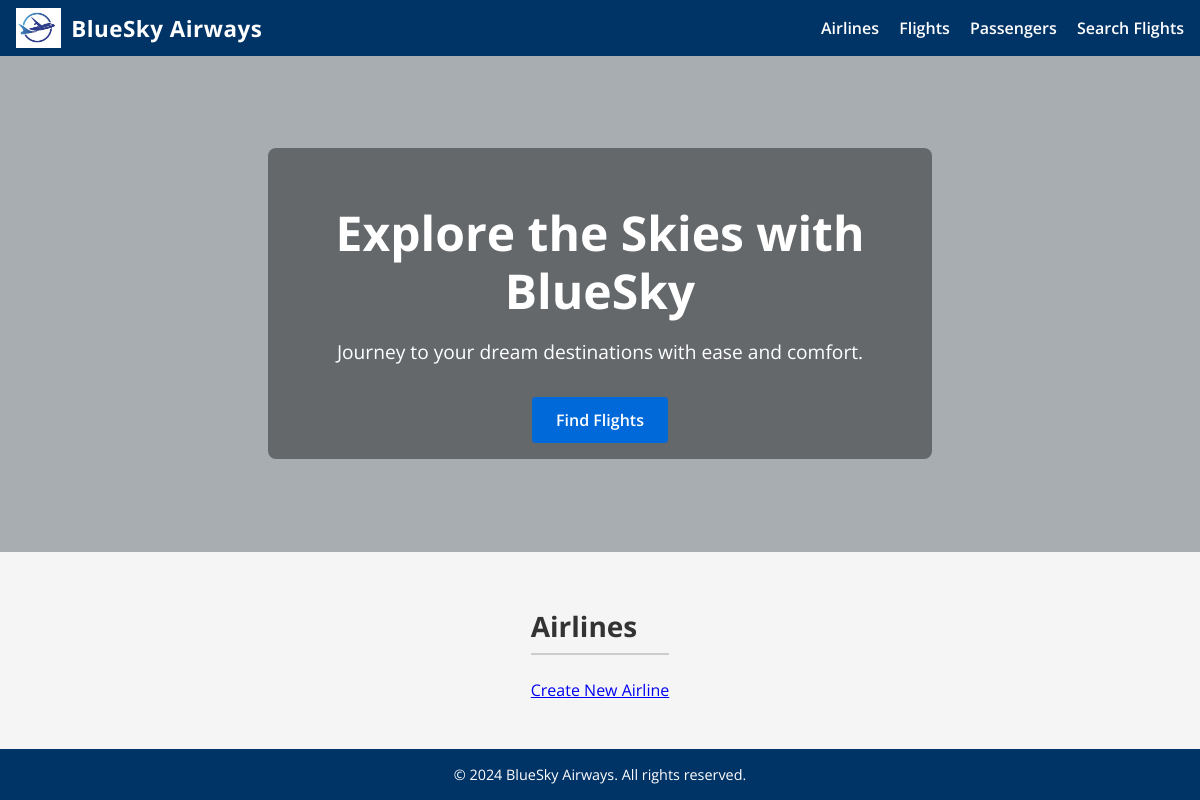
/final_project/airlines/, run on an earlier commit of the app's database.
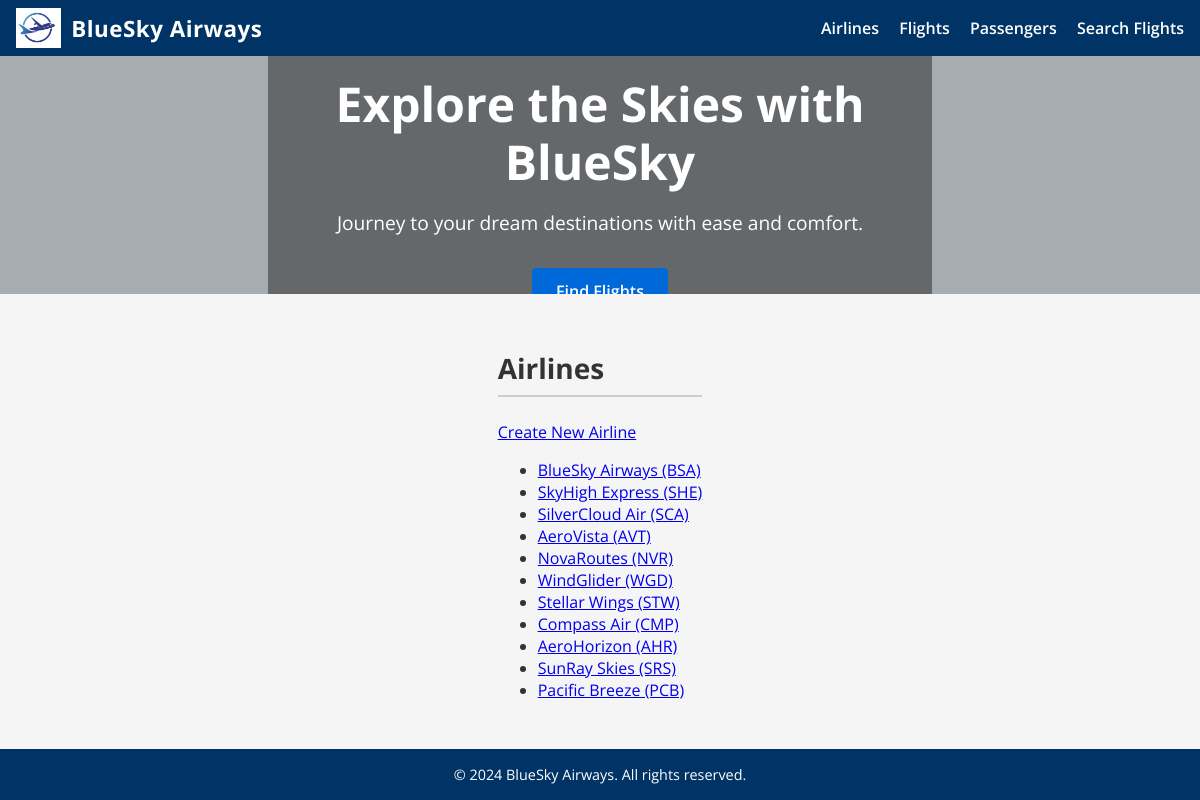
And on a later commit of the database.
### final_project/models.py (models this page shows)
class Airline(models.Model):
    name = models.CharField(max_length=100)
    code = models.CharField(max_length=10, unique=True)
    def __str__(self):
        return f"{self.name} ({self.code})"

### final_project/views.py (the view)
# urls.py: path('airlines/', AirlineListView.as_view(), name='airline_list'),
class AirlineListView(ListView):
    model = Airline
    template_name = 'final_project/airline_list.html'
    context_object_name = 'airlines'

### final_project/templates/final_project/airline_list.html
{% extends 'final_project/base.html' %}
{% block content %}
<h2>Airlines</h2>
<a href="{% url 'final_project:airline_create' %}">Create New Airline</a>
<ul>
    {% for airline in airlines %}
    <li>
        <a href="{% url 'final_project:airline_detail' airline.pk %}">{{ airline }}</a>
    </li>
    {% endfor %}
</ul>
{% endblock %}

What changed in the data, as far as the page shows it:
added Airline: name+code "BlueSky Airways (BSA)"
added Airline: name+code "SkyHigh Express (SHE)"
added Airline: name+code "SilverCloud Air (SCA)"
added Airline: name+code "AeroVista (AVT)"
added Airline: name+code "NovaRoutes (NVR)"
added Airline: name+code "WindGlider (WGD)"
added Airline: name+code "Stellar Wings (STW)"
added Airline: name+code "Compass Air (CMP)"
added Airline: name+code "AeroHorizon (AHR)"
added Airline: name+code "SunRay Skies (SRS)"
added Airline: name+code "Pacific Breeze (PCB)"
